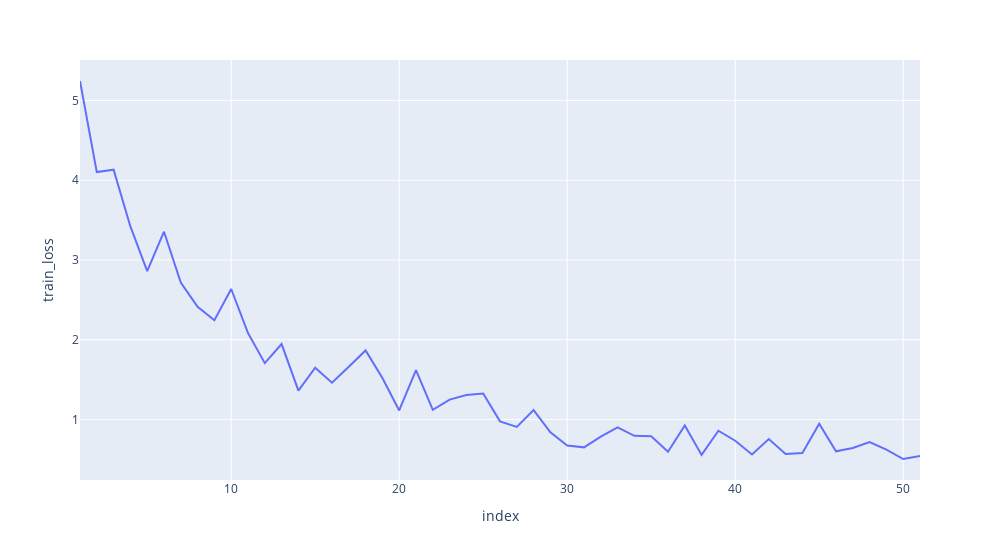
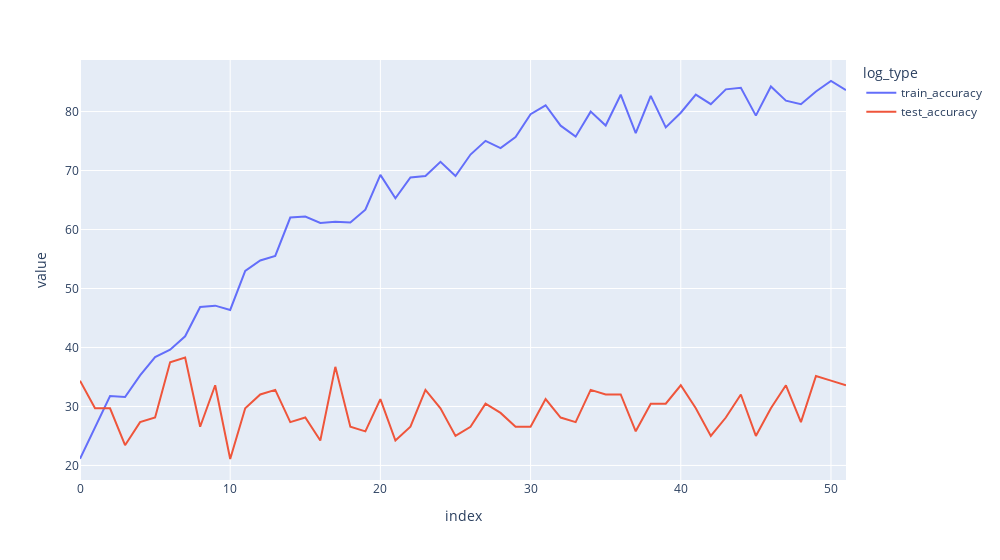
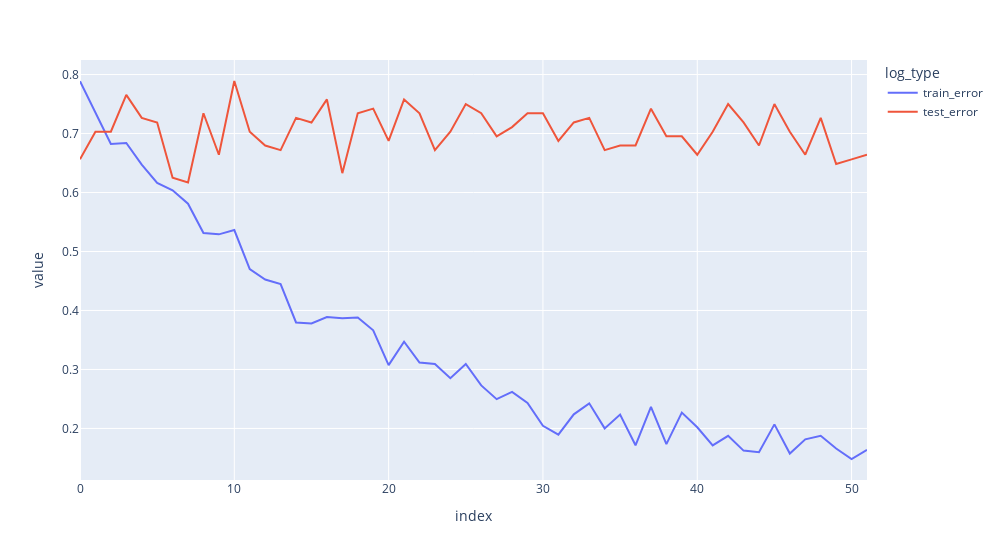

The cell these charts' notebook holds for them, in order:
### Code cell
import plotly.express as px
log_df = pd.DataFrame.from_dict(log)
log_df = log_df.reset_index()
fig = px.line(log_df.iloc[1:], x="index", y="train_loss")
fig.update_layout(width=1000)
fig.show()
type = "accuracy"
df1 = log_df[['index', f"train_{type}", f"test_{type}"]].melt(id_vars=['index'], var_name='log_type')
fig = px.line(df1, x="index", y="value", color='log_type')
fig.update_layout(width=1000)
fig.show()

type = "error"
df1 = log_df[['index', f"train_{type}", f"test_{type}"]].melt(id_vars=['index'], var_name='log_type')
fig = px.line(df1, x="index", y="value", color='log_type')
fig.update_layout(width=1000)
fig.show()

### Figure 1 — Plotly figure (JSON) as saved in the notebook; plotly's stock layout.template omitted (floating-point values rounded to 4 significant figures)
{"data": [{"hovertemplate": "index=%{x}<br>train_loss=%{y}<extra></extra>", "legendgroup": "", "line": {"color": "#636efa", "dash": "solid"}, "marker": {"symbol": "circle"}, "mode": "lines", "name": "", "orientation": "v", "showlegend": false, "type": "scatter", "x": [1, 2, 3, 4, 5, 6, 7, 8, 9, 10, 11, 12, 13, 14, 15, 16, 17, 18, 19, 20, 21, 22, 23, 24, 25, 26, 27, 28, 29, 30, 31, 32, 33, 34, 35, 36, 37, 38, 39, 40, 41, 42, 43, 44, 45, 46, 47, 48, 49, 50, 51], "xaxis": "x", "y": [5.244, 4.102, 4.132, 3.421, 2.862, 3.355, 2.717, 2.415, 2.246, 2.637, 2.084, 1.708, 1.947, 1.364, 1.651, 1.463, 1.663, 1.867, 1.523, 1.115, 1.62, 1.123, 1.251, 1.31, 1.327, 0.9783, 0.9085, 1.119, 0.8411, 0.6762, 0.6522, 0.7856, 0.9028, 0.7968, 0.791, 0.5969, 0.9267, 0.5572, 0.8605, 0.7351, 0.5624, 0.7559, 0.5688, 0.5816, 0.949, 0.6023, 0.6452, 0.7197, 0.6242, 0.5064, 0.5458], "yaxis": "y"}], "layout": {"legend": {"tracegroupgap": 0}, "margin": {"t": 60}, "width": 1000, "xaxis": {"anchor": "y", "domain": [0, 1], "title": {"text": "index"}}, "yaxis": {"anchor": "x", "domain": [0, 1], "title": {"text": "train_loss"}}}}

### Figure 2 — Plotly figure (JSON) as saved in the notebook; plotly's stock layout.template omitted (floating-point values rounded to 4 significant figures)
{"data": [{"hovertemplate": "log_type=train_accuracy<br>index=%{x}<br>value=%{y}<extra></extra>", "legendgroup": "train_accuracy", "line": {"color": "#636efa", "dash": "solid"}, "marker": {"symbol": "circle"}, "mode": "lines", "name": "train_accuracy", "orientation": "v", "showlegend": true, "type": "scatter", "x": [0, 1, 2, 3, 4, 5, 6, 7, 8, 9, 10, 11, 12, 13, 14, 15, 16, 17, 18, 19, 20, 21, 22, 23, 24, 25, 26, 27, 28, 29, 30, 31, 32, 33, 34, 35, 36, 37, 38, 39, 40, 41, 42, 43, 44, 45, 46, 47, 48, 49, 50, 51], "xaxis": "x", "y": [21.12, 26.37, 31.77, 31.61, 35.28, 38.38, 39.62, 41.9, 46.86, 47.09, 46.36, 53.0, 54.75, 55.53, 62.03, 62.2, 61.12, 61.3, 61.19, 63.37, 69.26, 65.29, 68.83, 69.07, 71.49, 69.07, 72.71, 75.03, 73.81, 75.7, 79.56, 81.06, 77.61, 75.74, 79.99, 77.64, 82.86, 76.36, 82.66, 77.31, 79.8, 82.88, 81.25, 83.76, 84.02, 79.31, 84.26, 81.85, 81.25, 83.41, 85.18, 83.64], "yaxis": "y"}, {"hovertemplate": "log_type=test_accuracy<br>index=%{x}<br>value=%{y}<extra></extra>", "legendgroup": "test_accuracy", "line": {"color": "#EF553B", "dash": "solid"}, "marker": {"symbol": "circle"}, "mode": "lines", "name": "test_accuracy", "orientation": "v", "showlegend": true, "type": "scatter", "x": [0, 1, 2, 3, 4, 5, 6, 7, 8, 9, 10, 11, 12, 13, 14, 15, 16, 17, 18, 19, 20, 21, 22, 23, 24, 25, 26, 27, 28, 29, 30, 31, 32, 33, 34, 35, 36, 37, 38, 39, 40, 41, 42, 43, 44, 45, 46, 47, 48, 49, 50, 51], "xaxis": "x", "y": [34.38, 29.69, 29.69, 23.44, 27.34, 28.12, 37.5, 38.28, 26.56, 33.59, 21.09, 29.69, 32.03, 32.81, 27.34, 28.12, 24.22, 36.72, 26.56, 25.78, 31.25, 24.22, 26.56, 32.81, 29.69, 25, 26.56, 30.47, 28.91, 26.56, 26.56, 31.25, 28.12, 27.34, 32.81, 32.03, 32.03, 25.78, 30.47, 30.47, 33.59, 29.69, 25, 28.12, 32.03, 25, 29.69, 33.59, 27.34, 35.16, 34.38, 33.59], "yaxis": "y"}], "layout": {"legend": {"title": {"text": "log_type"}, "tracegroupgap": 0}, "margin": {"t": 60}, "width": 1000, "xaxis": {"anchor": "y", "domain": [0, 1], "title": {"text": "index"}}, "yaxis": {"anchor": "x", "domain": [0, 1], "title": {"text": "value"}}}}

### Figure 3 — Plotly figure (JSON) as saved in the notebook; plotly's stock layout.template omitted (floating-point values rounded to 4 significant figures)
{"data": [{"hovertemplate": "log_type=train_error<br>index=%{x}<br>value=%{y}<extra></extra>", "legendgroup": "train_error", "line": {"color": "#636efa", "dash": "solid"}, "marker": {"symbol": "circle"}, "mode": "lines", "name": "train_error", "orientation": "v", "showlegend": true, "type": "scatter", "x": [0, 1, 2, 3, 4, 5, 6, 7, 8, 9, 10, 11, 12, 13, 14, 15, 16, 17, 18, 19, 20, 21, 22, 23, 24, 25, 26, 27, 28, 29, 30, 31, 32, 33, 34, 35, 36, 37, 38, 39, 40, 41, 42, 43, 44, 45, 46, 47, 48, 49, 50, 51], "xaxis": "x", "y": [0.7888, 0.7363, 0.6823, 0.6839, 0.6472, 0.6162, 0.6038, 0.581, 0.5314, 0.5291, 0.5364, 0.47, 0.4525, 0.4447, 0.3797, 0.378, 0.3888, 0.387, 0.3881, 0.3663, 0.3074, 0.3471, 0.3117, 0.3093, 0.2851, 0.3093, 0.2729, 0.2497, 0.2619, 0.243, 0.2044, 0.1894, 0.2239, 0.2426, 0.2001, 0.2236, 0.1714, 0.2364, 0.1734, 0.2269, 0.202, 0.1712, 0.1875, 0.1624, 0.1598, 0.2069, 0.1574, 0.1815, 0.1875, 0.1659, 0.1482, 0.1636], "yaxis": "y"}, {"hovertemplate": "log_type=test_error<br>index=%{x}<br>value=%{y}<extra></extra>", "legendgroup": "test_error", "line": {"color": "#EF553B", "dash": "solid"}, "marker": {"symbol": "circle"}, "mode": "lines", "name": "test_error", "orientation": "v", "showlegend": true, "type": "scatter", "x": [0, 1, 2, 3, 4, 5, 6, 7, 8, 9, 10, 11, 12, 13, 14, 15, 16, 17, 18, 19, 20, 21, 22, 23, 24, 25, 26, 27, 28, 29, 30, 31, 32, 33, 34, 35, 36, 37, 38, 39, 40, 41, 42, 43, 44, 45, 46, 47, 48, 49, 50, 51], "xaxis": "x", "y": [0.6562, 0.7031, 0.7031, 0.7656, 0.7266, 0.7188, 0.625, 0.6172, 0.7344, 0.6641, 0.7891, 0.7031, 0.6797, 0.6719, 0.7266, 0.7188, 0.7578, 0.6328, 0.7344, 0.7422, 0.6875, 0.7578, 0.7344, 0.6719, 0.7031, 0.75, 0.7344, 0.6953, 0.7109, 0.7344, 0.7344, 0.6875, 0.7188, 0.7266, 0.6719, 0.6797, 0.6797, 0.7422, 0.6953, 0.6953, 0.6641, 0.7031, 0.75, 0.7188, 0.6797, 0.75, 0.7031, 0.6641, 0.7266, 0.6484, 0.6562, 0.6641], "yaxis": "y"}], "layout": {"legend": {"title": {"text": "log_type"}, "tracegroupgap": 0}, "margin": {"t": 60}, "width": 1000, "xaxis": {"anchor": "y", "domain": [0, 1], "title": {"text": "index"}}, "yaxis": {"anchor": "x", "domain": [0, 1], "title": {"text": "value"}}}}
